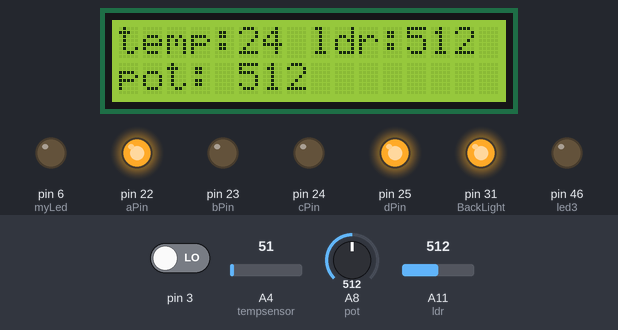
This sketch was run on a simulated Arduino Mega 2560, built with avr-gcc and run on an emulated ATmega2560. Shown: 16×2 character LCD, output pins drawn as LEDs (lit = HIGH). Inputs (shaded band) come from the test bench; at power-on: A11 (ldr) = 512, A4 (tempsensor) = 51, pin 3 LOW, A8 (pot) = 512. Pins used as bus, display or sensor lines are not drawn; what the sketch prints to the serial monitor is not drawn.

Above: at 3.8 s.
3.9 s: A11 (ldr) set to 687
At 7.4 s:
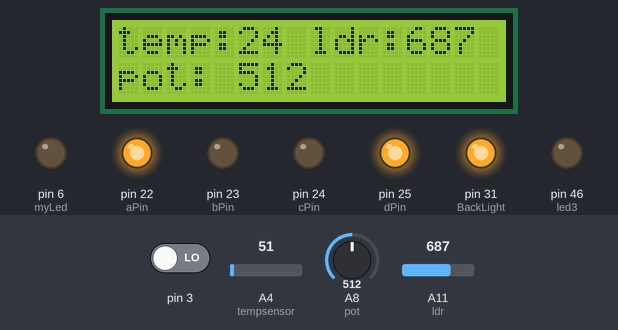
7.9 s: A11 (ldr) set to 717
At 9.7 s:
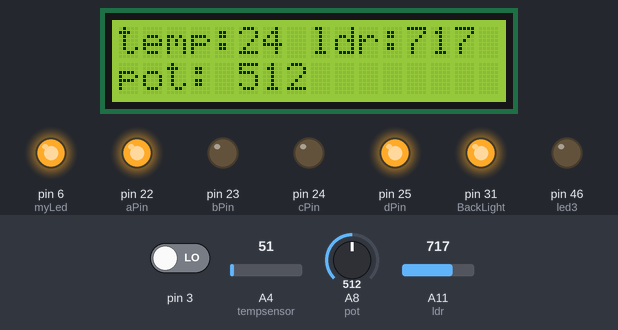
11.9 s: A4 (tempsensor) set to 44
At 13.2 s:
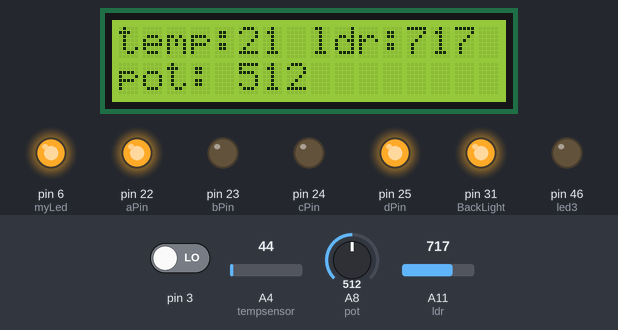
15.9 s: A4 (tempsensor) set to 38
At 19.0 s:
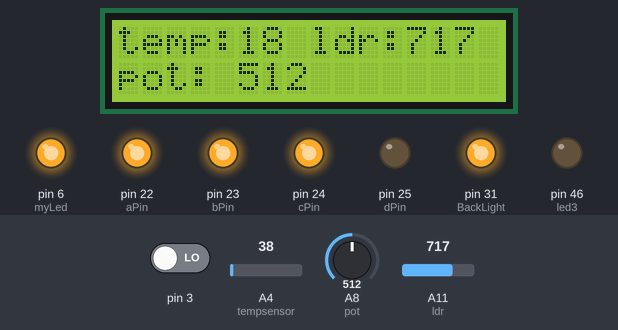
19.9 s: pin 3 driven HIGH
At 20.2 s:
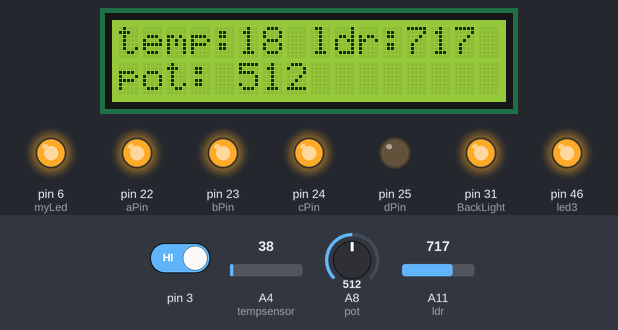
23.9 s: A11 (ldr) set to 690
At 24.9 s:
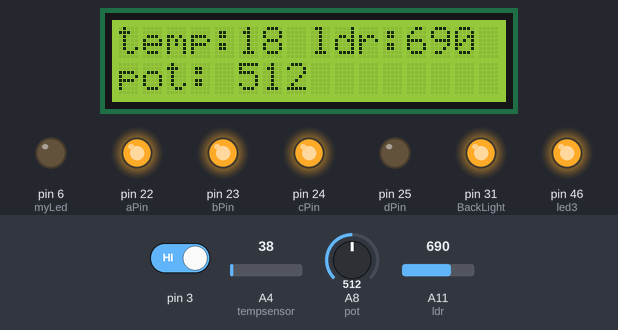
Timing chart, 0 to 32.2 s (numbered marks = the images above; inputs shaded):
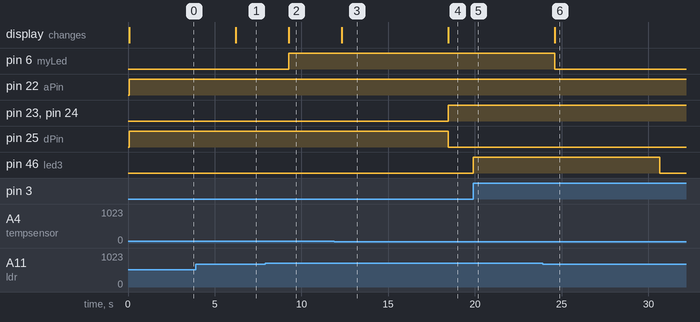

Measured:
- the behaviour switches between 700 and 701 on A11 (ldr) (found by bisection; images 1 and 2)
- the behaviour switches between 41 and 40 on A4 (tempsensor) (found by bisection; images 3 and 4)
- after the input at 3.9 s, the display: changes after 2.3 s (image 1)
- after the input at 7.9 s, pin 6 (myLed): LOW → HIGH after 1.4 s; the display: changes after 1.4 s (image 2)
- after the input at 11.9 s, the display: changes after 0.43 s (image 3)
- after the input at 15.9 s, pin 23 (bPin), pin 24 (cPin): LOW → HIGH after 2.6 s; pin 25 (dPin): HIGH → LOW after 2.6 s; the display: changes after 2.6 s (image 4)
- after the input at 19.9 s, pin 46 (led3): LOW → HIGH at once
- after the input at 23.9 s, pin 6 (myLed): HIGH → LOW after 0.70 s; the display: changes after 0.70 s (image 6)

The sketch:

CE-342ArduinoProject.ino
```cpp
#include <LiquidCrystal.h>

int aPin = 22;
int GND1 = 33;
int bPin = 23;
int GND2 = 34;
int cPin = 24;
int GND3 = 35;
int dPin = 25;
int GND4 = 36;
int ePin = 26;
int fPin = 27;
int gPin = 28;
int hPin = 29;
int pot = A8;
int buzzer = 5;
int ldr = A11;
int myLed = 6;
int led3 = 46;
long lastInterrupt = 0;
bool interrupted = false;
int temp, potValue, ldrValue;

LiquidCrystal lcd(36, 37, 26, 27, 28, 29);

#define LcdRWPin 35
#define BackLight 31

int tempsensor = A4;

void setup() {
  pinMode(led3, OUTPUT);
  pinMode(myLed, OUTPUT);
  pinMode(aPin, OUTPUT);
  pinMode(bPin, OUTPUT);
  pinMode(cPin, OUTPUT);
  pinMode(dPin, OUTPUT);
  pinMode(ePin, OUTPUT);
  pinMode(fPin, OUTPUT);
  pinMode(gPin, OUTPUT);
  pinMode(hPin, OUTPUT);
  pinMode(GND1, OUTPUT);
  pinMode(GND2, OUTPUT);
  pinMode(GND3, OUTPUT);
  pinMode(GND4, OUTPUT);
  pinMode(buzzer, OUTPUT);
  pinMode(LcdRWPin, OUTPUT);
  pinMode(BackLight, OUTPUT);

  Serial.begin(9600);
  attachInterrupt(1, myInterrupt, CHANGE);

  digitalWrite(BackLight, HIGH);
}

void loop() {
  if (millis() - lastInterrupt > 10000 && interrupted == true) {
    digitalWrite(led3, LOW);
    interrupted = false;
  }

  temp = (analogRead(tempsensor) * 5.0 * 100.0) / 1024.0;
  potValue = analogRead(pot);
  ldrValue = analogRead(ldr);

  if (temp < 20) {
    lcd.begin(16, 2);
    lcd.print("temp:");
    lcd.print(temp);
    lcd.print(" ldr:");
    lcd.print(ldrValue);

    lcd.setCursor(0, 1);
    lcd.print("pot: ");
    lcd.print(potValue);

    writeA();
    noTone(buzzer);
  }
  else if (temp >= 20) {
    lcd.begin(16, 2);
    lcd.print("temp:");
    lcd.print(temp);
    lcd.print(" ldr:");
    lcd.print(ldrValue);

    lcd.setCursor(0, 1);
    lcd.print("pot: ");
    lcd.print(potValue);

    writeC();

    if (potValue > 600) {
      tone(buzzer, 1000);
    }
    else if (potValue <= 600) {
      noTone(buzzer);
    }
  }

  if (ldrValue > 700) {
    digitalWrite(myLed, HIGH);
  }
  else {
    digitalWrite(myLed, LOW);
  }

  Serial.println(ldrValue);

  delay(3000);
}

void writeA() {
  digitalWrite(GND1, HIGH);
  digitalWrite(GND2, LOW);
  digitalWrite(GND3, LOW);
  digitalWrite(dPin, LOW);
  digitalWrite(GND4, LOW);
  digitalWrite(aPin, HIGH);
  digitalWrite(bPin, HIGH);
  digitalWrite(fPin, HIGH);
  digitalWrite(ePin, HIGH);
  digitalWrite(cPin, HIGH);
  digitalWrite(gPin, HIGH);
  digitalWrite(hPin, LOW);
}

void writeC() {
  digitalWrite(GND1, HIGH);
  digitalWrite(GND2, LOW);
  digitalWrite(GND3, LOW);
  digitalWrite(GND4, LOW);
  digitalWrite(dPin, HIGH);
  digitalWrite(aPin, HIGH);
  digitalWrite(bPin, LOW);
  digitalWrite(fPin, HIGH);
  digitalWrite(ePin, HIGH);
  digitalWrite(cPin, LOW);
  digitalWrite(gPin, LOW);
  digitalWrite(hPin, LOW);
}

void myInterrupt() {
  digitalWrite(led3, HIGH);
  interrupted = true;
  lastInterrupt = millis();
}
```
